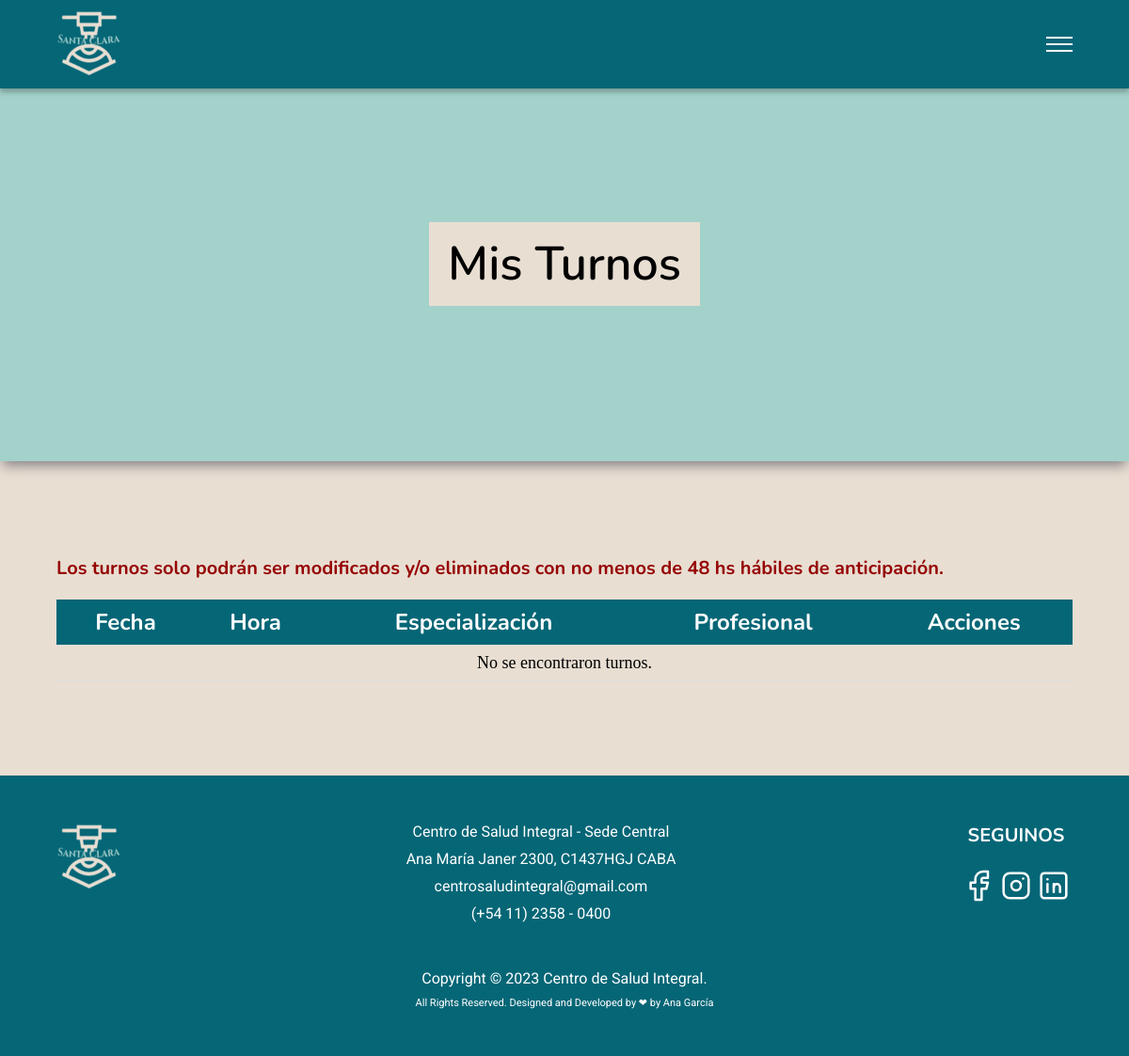
/turns.php, run on an earlier commit of the app's database.
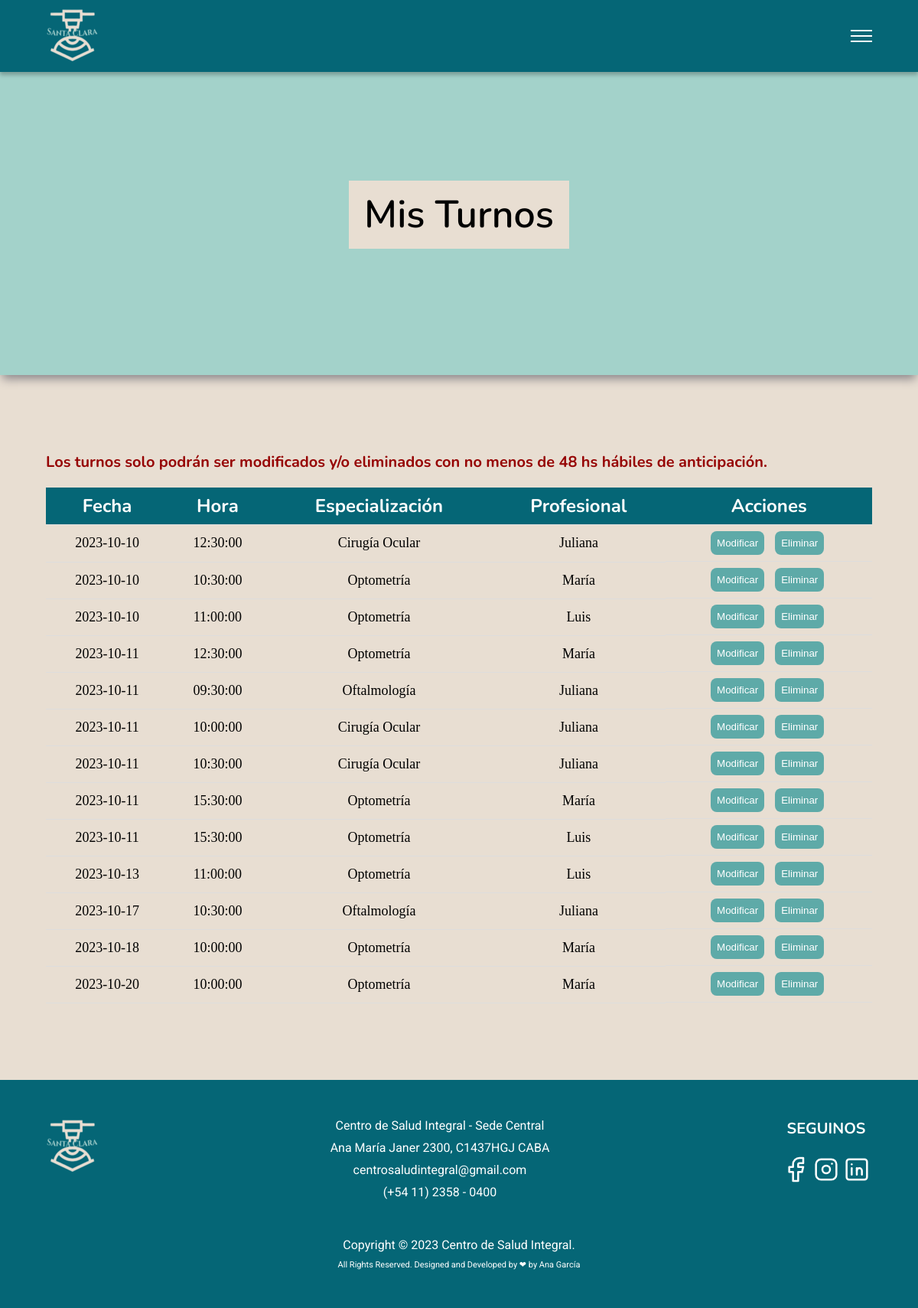
And on a later commit of the database.
### tables this page shows
CREATE TABLE `appointments` (
  `id` int(11) NOT NULL,
  `speciality_id` int(11) DEFAULT NULL,
  `professional_id` int(11) DEFAULT NULL,
  `date` date DEFAULT NULL,
  `time` time DEFAULT NULL,
  `status` enum('available','occupied') DEFAULT NULL,
  `users_id` int(11) DEFAULT NULL
);

CREATE TABLE `speciality` (
  `id` int(11) NOT NULL COMMENT 'Primary Key',
  `name` varchar(25) NOT NULL
);

CREATE TABLE `professional` (
  `id` int(11) NOT NULL COMMENT 'Primary Key',
  `lastName` varchar(25) NOT NULL,
  `name` varchar(25) NOT NULL
);

### turns.php (the view, shortened to what this page needs)
<!DOCTYPE html>
<html lang="en">
<head>
    <link rel="stylesheet" href="css/styles.css">
</head>
<body id="app">
    <header class="header" id="header">
        <miheader></miheader>
    </header>
    <main class="main">
        <section class="hero">
            <div class="container">
                <h1>Mis Turnos</h1>
            </div>
        </section>
        <div class="container">
            <div class="content">
                <h4 class="turns-alert">Los turnos solo podrán ser modificados y/o eliminados con no menos de 48 hs hábiles de anticipación.</h4>
                <table class="turns-table">
                    <thead>
                        <tr>
                            <th>Fecha</th>
                            <th>Hora</th>
                            <th>Especialización</th>
                            <th>Profesional</th>
                            <th>Acciones</th>
                        </tr>
                    </thead>
                    <tbody>
                        <?php
                        include 'php/conexion_be.php';
                        $sql = "SELECT a.id, a.date, a.time, s.name AS speciality, p.name AS professional
                        FROM appointments AS a
                        INNER JOIN speciality AS s ON a.speciality_id = s.id
                        INNER JOIN professional AS p ON a.professional_id = p.id
                        WHERE a.users_id = 1
                        ORDER BY a.date ASC;";
                        $result = $conexion->query($sql);
                        if ($result->num_rows > 0) {
                            while ($row = $result->fetch_assoc()) {
                                echo '<tr>';
                                echo '<td>' . $row['date'] . '</td>';
                                echo '<td>' . $row['time'] . '</td>';
                                echo '<td>' . $row['speciality'] . '</td>';
                                echo '<td>' . $row['professional'] . '</td>';
                                echo '<td class="actions">';
                                echo '<button>Modificar</button>';
                                echo '<button class="Eliminar" data-id="' . $row['id'] . '">Eliminar</button>';
                                echo '</td>';
                                echo '</tr>';
                            }
                        } else {
                            echo '<tr><td colspan="5">No se encontraron turnos.</td></tr>';
                        }
                        ?>
                    </tbody>
                </table>
            </div>
        </div>
    </main>
    <footer class="footer">
        <mifooter></mifooter>
    </footer>
</body>
</html>

What changed in the data, as far as the page shows it:
now on this page (row edited): appointments: date "2023-10-10", time "12:30:00", speciality.name "Cirugía Ocular", professional.name "Juliana"
now on this page (row edited): appointments: date "2023-10-10", time "10:30:00", speciality.name "Optometría", professional.name "María"
now on this page (row edited): appointments: date "2023-10-10", time "11:00:00", speciality.name "Optometría", professional.name "Luis"
now on this page (row edited): appointments: date "2023-10-11", time "12:30:00", speciality.name "Optometría", professional.name "María"
now on this page (row edited): appointments: date "2023-10-11", time "09:30:00", speciality.name "Oftalmología", professional.name "Juliana"
now on this page (row edited): appointments: date "2023-10-11", time "10:00:00", speciality.name "Cirugía Ocular", professional.name "Juliana"
now on this page (row edited): appointments: date "2023-10-11", time "10:30:00", speciality.name "Cirugía Ocular", professional.name "Juliana"
now on this page (row edited): appointments: date "2023-10-11", time "15:30:00", speciality.name "Optometría", professional.name "María"
now on this page (row edited): appointments: date "2023-10-11", time "15:30:00", speciality.name "Optometría", professional.name "Luis"
now on this page (row edited): appointments: date "2023-10-13", time "11:00:00", speciality.name "Optometría", professional.name "Luis"
now on this page (row edited): appointments: date "2023-10-17", time "10:30:00", speciality.name "Oftalmología", professional.name "Juliana"
now on this page (row edited): appointments: date "2023-10-18", time "10:00:00", speciality.name "Optometría", professional.name "María"
now on this page (row edited): appointments: date "2023-10-20", time "10:00:00", speciality.name "Optometría", professional.name "María"
Also different on the page:
text no longer shown: "No se encontraron turnos."
